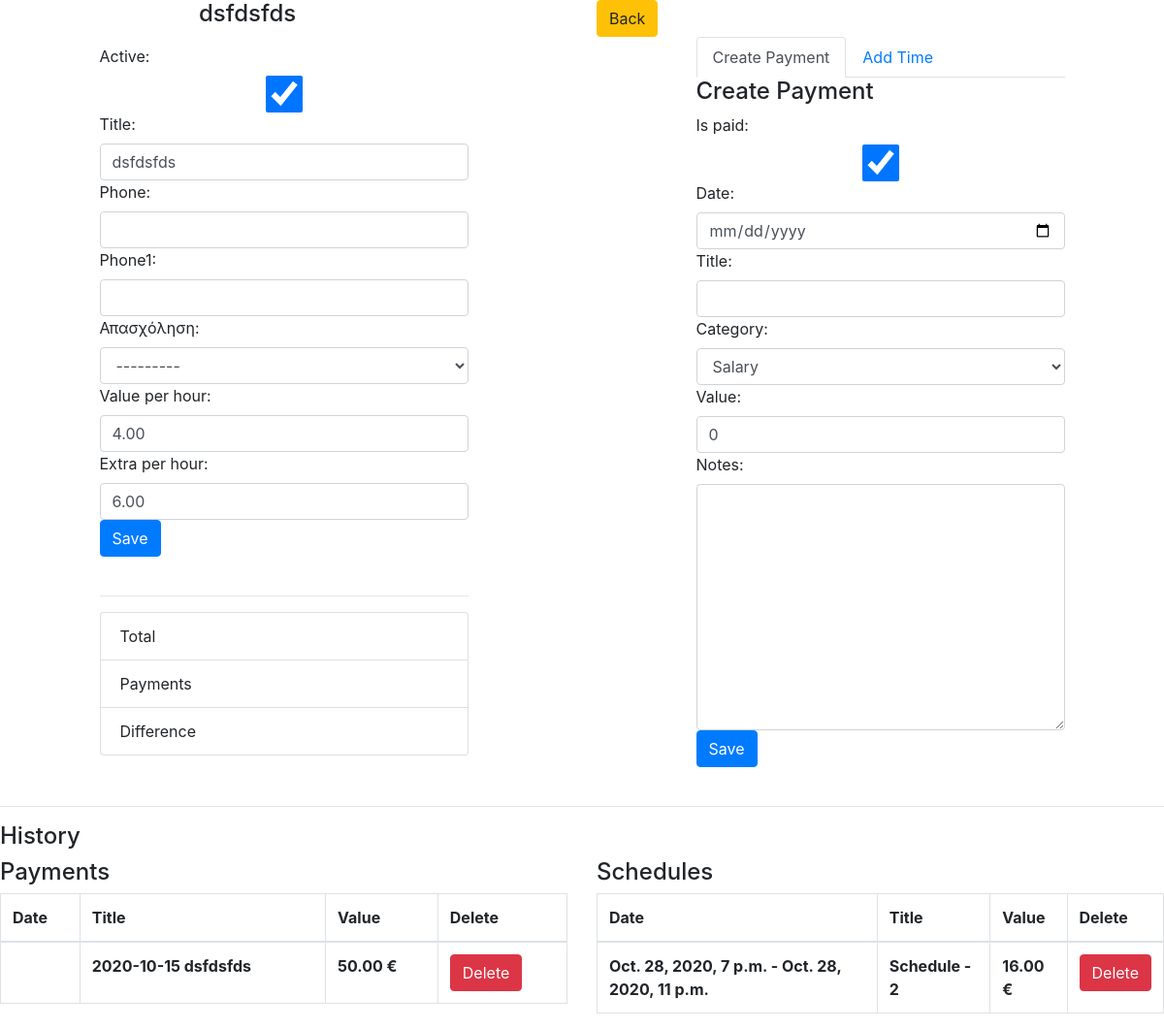
Page /person-card/1/ (signed in) on the committed database.
### payroll/models.py (models this page shows, shortened)
class Person(models.Model):
    active = models.BooleanField(default=True)
    timestamp = models.DateTimeField(auto_now_add=True)
    edited = models.DateTimeField(auto_now=True)
    title = models.CharField(max_length=64, unique=True)
    phone = models.CharField(max_length=10, blank=True)
    phone1 = models.CharField(max_length=10, blank=True)
    occupation = models.ForeignKey(Occupation, null=True, blank=True, verbose_name='Απασχόληση', on_delete=models.PROTECT)
    balance = models.DecimalField(max_digits=50, decimal_places=2, default=0)
    value_per_hour = models.DecimalField(max_digits=20, decimal_places=2, default=0)
    extra_per_hour = models.DecimalField(max_digits=20, decimal_places=2, default=0)
    monthly_salary = models.DecimalField(max_digits=20, decimal_places=2, default=0)
    objects = models.Manager()
    def __str__(self):
        return self.title

class Payroll(DefaultOrderModel):
    title = models.CharField(max_length=150, blank=True)
    person = models.ForeignKey(Person, on_delete=models.PROTECT,
                               related_name='person_invoices')
    category = models.CharField(max_length=1, choices=PAYROLL_CHOICES, default='1')
    objects = models.Manager()
    class Meta:
        ordering = ['is_paid', '-date_expired', ]
    def __str__(self):
        return '%s %s' % (self.date_expired, self.person.title)

### payroll/calendar_models.py (models this page shows, shortened)
class PersonSchedule(models.Model):
    date_start = models.DateTimeField(verbose_name='From')
    date_end = models.DateTimeField(verbose_name='Until')
    person = models.ForeignKey(Person, on_delete=models.CASCADE, related_name='schedules')
    hours = models.DecimalField(default=0, decimal_places=2, max_digits=10)
    category = models.CharField(choices=SCHEDULE_CHOICES, default='a', max_length=1)
    cost = models.DecimalField(default=0, decimal_places=2, max_length=20, max_digits=20)
    class Meta:
        ordering = ['-date_start']
    def __str__(self):
        return f'Schedule - {self.id}'
    def tag_value(self):
        return f'{self.cost} {CURRENCY}'

### frontend/views.py (the view, shortened to what this page needs)
# urls.py: path('person-card/<int:pk>/', PersonCardView.as_view(), name='person_card'),
@method_decorator(staff_member_required, name='dispatch')
class PersonCardView(UpdateView):
    model = Person
    template_name = 'person_view.html'
    form_class = PersonForm
    def get_context_data(self, **kwargs):
        context = super().get_context_data(**kwargs)
        context['date_filter'] = True
        context['page_title'] = self.object
        context['payment_form'] = PayrollPersonForm(initial={'person': self.object})
        context['calendar_form'] = PersonScheduleForm(initial={'person': self.object})
        context['payments'] = self.object.person_invoices.all()
        context['schedules'] = self.object.schedules.all()
        return context

### payroll/forms.py
class PersonForm(BaseForm, forms.ModelForm):
    class Meta:
        model = Person
        fields = ['active', 'title', 'phone', 'phone1', 'occupation',
         'value_per_hour', 'extra_per_hour'
                  ]

class PayrollPersonForm(PayrollForm):
    person = forms.ModelChoiceField(queryset=Person.objects.all(), widget=forms.HiddenInput())

### payroll/abstract_models.py (called while the page is built)
    def tag_value(self):
        return f'{self.value} {CURRENCY}'

### frontend/templates/person_view.html (shortened to what this page needs)
{% extends 'index.html' %} {% load static %}
{% block extra_js %}
    <link rel="stylesheet" href="{% static 'datetimepicker/jquery.datetimepicker.css' %}" />
{% endblock %}
{% block content %}
    <div class="row">
        <div class="col-2"></div>
        <div class="col-4">
            <h4>{{ object }}</h4>
        </div>
        <div class="col-6"><a class="btn btn-warning" href="{% url 'homepage' %}">Back</a> </div>
        <div class="col-1"></div>
        <div class="col-4">
            <form method="post" class="form">
                {{ form }}
                <button type="submit" class="btn btn-primary">Save</button>
            </form>
            <br>
            <hr >
            <ul class="list-group">
              <li class="list-group-item">Total {{ total_hours }} {{ total_cost }}</li>
              <li class="list-group-item">Payments {{ total_payroll }}</li>
              <li class="list-group-item">Difference</li>
            </ul>
        </div>
        <div class="col-2"></div>
        <div class="col-4">
            <ul class="nav nav-tabs" id="myTab" role="tablist">
              <li class="nav-item">
                <a class="nav-link active" id="home-tab" data-toggle="tab" href="#home" role="tab" aria-controls="home" aria-selected="true">Create Payment</a>
              </li>
              <li class="nav-item">
                <a class="nav-link" id="profile-tab" data-toggle="tab" href="#profile" role="tab" aria-controls="profile" aria-selected="false">Add Time</a>
              </li>
            </ul>
            <div class="tab-content" id="myTabContent">
              <div class="tab-pane fade show active" id="home" role="tabpanel" aria-labelledby="home-tab">
                  <h4>Create Payment</h4>
                  <form method="post" class="form" action="{% url 'handle_payroll' 0 'create' %}">
                      {{ payment_form }}
                      <button type="submit" class="btn btn-primary">Save</button>
                  </form>
              </div>
            </div>
        </div>
    </div>
    <div class="row">
        <div class="col-12">
            <br><hr />
            <h4>History</h4>
        </div>
        <div class="col-6">
            <h4>Payments</h4>
            <table class="table table-bordered">
                <thead>
                    <tr>
                        <th>Date</th>
                        <th>Title</th>
                        <th>Value</th>
                        <th>Delete</th>
                    </tr>
                </thead>
                <tbody>
                    {% for ele in payments %}
                        <tr>
                            <th>{{ ele.date|date }}</th>
                            <th>{{ ele }}</th>
                            <th>{{ ele.tag_value }}</th>
                            <th><a href="{% url 'handle_payroll' ele.id  'delete'%}" class="btn btn-danger">Delete</a> </th>
                        </tr>
                    {% endfor %}
                </tbody>
            </table>
        </div>
        <div class="col-6">
            <h4>Schedules</h4>
            <table class="table table-bordered">
                <thead>
                <tr>
                    <th>Date</th>
                    <th>Title</th>
                    <th>Value</th>
                    <th>Delete</th>
                </tr>
                </thead>
                <tbody>
                {% for ele in schedules %}
                    <tr>
                        <th>{{ ele.date_start }} - {{ ele.date_end }}</th>
                        <th>{{ ele }}</th>
                        <th>{{ ele.tag_value }}</th>
                        <th><a href="{% url 'handle_schedule' ele.id  'delete'%}" class="btn btn-danger">Delete</a> </th>
                    </tr>
                {% endfor %}
                </tbody>
            </table>
        </div>
    </div>
{% endblock %}

### frontend/templates/index.html (shortened to what this page needs)
<!doctype html>
<html lang="en">
  <head>
    <link rel="stylesheet" href="https://stackpath.bootstrapcdn.com/bootstrap/4.5.2/css/bootstrap.min.css">
  </head>
  <body>
    {% block content %} {% endblock %}
{% block extra_js %} {% endblock %}
  </body>
</html>

### rows in the picture
Person: title "dsfdsfds", active "☑", occupation "---------", value_per_hour "4.00", extra_per_hour "6.00"
Payroll: date_expired+person "2020-10-15 dsfdsfds", tag_value "50.00 €"
PersonSchedule: date_start "Oct. 28, 2020, 7 p.m.", date_end "Oct. 28, 2020, 11 p.m.", id "Schedule - 2", tag_value "16.00 €"
